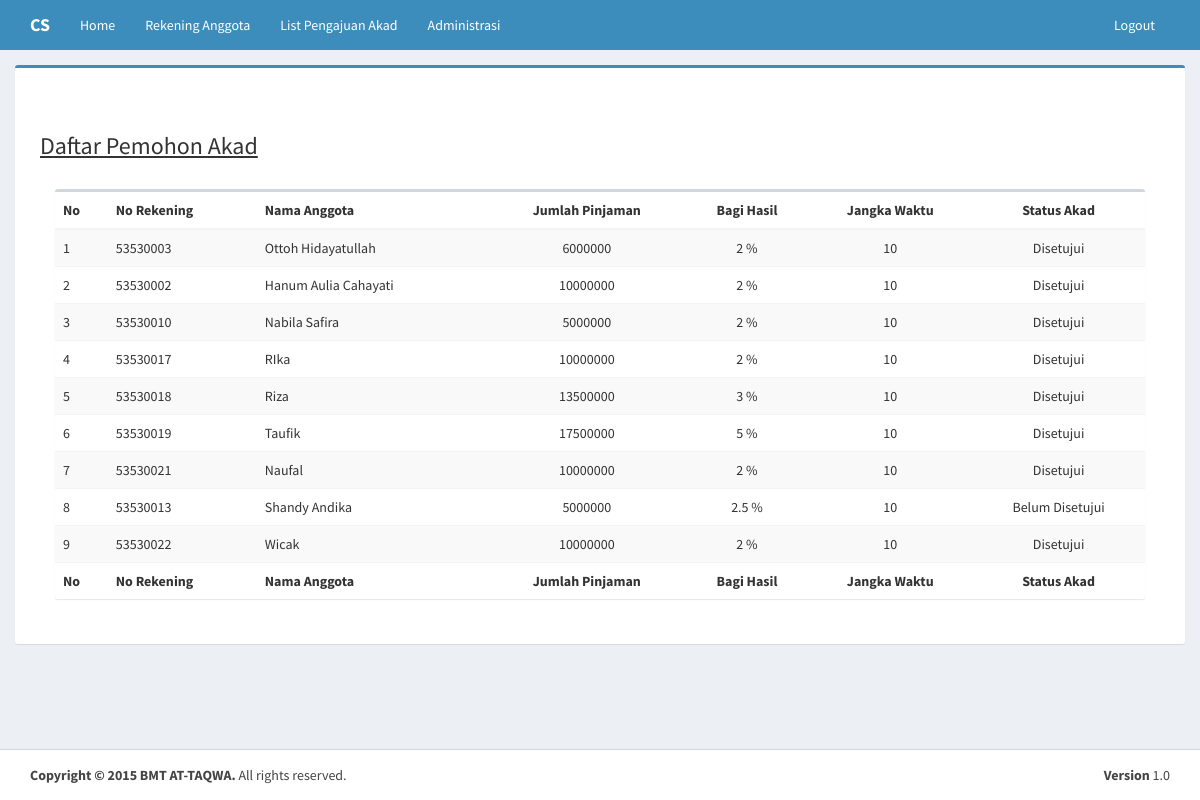
Screenshot of /index.php/c_cs/listPengajuanAkad with the database file from the repository.
### tables this page shows
CREATE TABLE IF NOT EXISTS `tb_akad` (
  `id_akad` varchar(8) NOT NULL,
  `no_rekening` varchar(50) NOT NULL,
  `nama_anggota` varchar(50) NOT NULL,
  `date` timestamp NOT NULL DEFAULT CURRENT_TIMESTAMP,
  `status_akad` enum('Belum Disetujui','Disetujui','Tidak Disetujui') NOT NULL DEFAULT 'Belum Disetujui',
  `jangka_waktu` int(11) NOT NULL,
  `basil_persen` float NOT NULL DEFAULT '2',
  `jumlah_pinjaman` int(11) NOT NULL,
  `penggunaan_pinjaman` varchar(100) NOT NULL,
  PRIMARY KEY (`id_akad`)
);

### application/controllers/c_cs.php (called while the page is built, shortened)
<?php
class C_cs extends CI_Controller {
	public function __construct(){
		$this->load->helper('text');
        $this->load->library('pagination');
        $this->load->library('session');
	}
	public function listPengajuanAkad(){
		$this->load->library("session");
			$data['username'] = $this->session->userdata('username');
	        $this->load->model('m_cs');
	        $data['getAkad']=$this->m_cs->getAkad();
			$this->load->view('template/head-css');
			$this->load->view('template/header_cs');
			$this->load->view('cs/list_akad', $data);
			$this->load->view('template/footer-js');
	}
}

### index.php (called while the page is built, shortened)
<?php
require_once BASEPATH.'core/CodeIgniter.php';

### application/models/m_cs.php (called while the page is built, shortened)
<?php
class M_cs extends CI_Model {
    public function getAkad(){
    	$this->db->select('*');
		$this->db->from('tb_akad');
		$data = $this->db->get();
		return $getAkad = $data->result();
    }
}

### application/views/cs/list_akad.php (the view, shortened to what this page needs)
<div class="box-header">
</div>
<form role="form">
  <div class="container">
    <div class="box-body">
      <section class="content">
        <div class="row">
                <h3 class="box-title"><u>Daftar Pemohon Akad</u></h3>
                <br/>
          <div class="col-xs-12">
            <div class="box">
              <center>
                <table border="0" id="example1" class="table table-striped">
                  <thead>
                    <tr>
                      <th>No</th>
                      <th>No Rekening</th>
                      <th>Nama Anggota</th>
                      <th><center>Jumlah Pinjaman</center></th>
                      <th><center>Bagi Hasil</center></th>
                      <th><center>Jangka Waktu</center></th>
                      <th><center>Status Akad</center></th>
                  </thead>
                  <tbody>
                    <?php
                    $no = 1;
                    if(empty($getAkad))
                    {
                      echo "Data Masih Kosong!";
                    }
                    else{
                      foreach ($getAkad as $row) {
                      ?>
                      <tr>
                          <td><?php echo $no; ?></td>
                          <td><?php echo $row->no_rekening ?></td>
                          <td><?php echo $row->nama_anggota ?></td>
                          <td><center><?php echo $row->jumlah_pinjaman ?></center></td>
                          <td><center><?php echo $row->basil_persen ?>&nbsp;%</center></td>
                          <td><center><?php echo $row->jangka_waktu ?></center></td>
                          <td><center><?php echo $row->status_akad ?></center></td>
                        </tr>
                        <?php
                        $no++;
                      }
                    }
                    ?>
                  </tbody>
                  <tfoot>
                    <tr>
                      <th>No</th>
                      <th>No Rekening</th>
                      <th>Nama Anggota</th>
                      <th><center>Jumlah Pinjaman</center></th>
                      <th><center>Bagi Hasil</center></th>
                      <th><center>Jangka Waktu</center></th>
                      <th><center>Status Akad</center></th>
                    </tr>
                  </tfoot>
                </table>
              </div>
            </div>
          </div>
        </div>
    </div>
  </div>

### application/views/template/head-css.php (shortened to what this page needs)
<!DOCTYPE html>
<html>
  <head>
    <link href="<?php echo base_url()?>assets/bootstrap/css/bootstrap.min.css" rel="stylesheet" type="text/css"/>
    <link href="<?php echo base_url()?>assets/dist/css/AdminLTE.min.css" rel="stylesheet" type="text/css"/>
    <link href="<?php echo base_url()?>assets/dist/css/skins/_all-skins.min.css" rel="stylesheet" type="text/css"/>
    <link href="<?php echo base_url()?>assets/plugins/daterangepicker/daterangepicker-bs3.css" rel="stylesheet" type="text/css"/>
    <link href="assets/plugins/timepicker/bootstrap-timepicker.min.css" rel="stylesheet"/>
    <link href="<?php echo base_url()?>assets/plugins/iCheck/all.css" rel="stylesheet" type="text/css"/>
  </head>

### application/views/template/header_cs.php (shortened to what this page needs)
<body class="skin-blue layout-top-nav">
  <div class="wrapper">
    <header class="main-header">
      <nav class="navbar navbar-static-top">
        <div class="container">
          <div class="navbar-header">
            <a href="#" class="navbar-brand"><b>CS</b></a>
          </div>
          <div class="collapse navbar-collapse pull-left" id="navbar-collapse">
            <ul class="nav navbar-nav">
                <li><a href="<?php echo base_url()?>c_cs/index">Home</a></li>
                <li><a href="<?php echo base_url()?>c_cs/tampilRekening">Rekening Anggota</a></li>
                <li><a href="<?php echo base_url()?>c_cs/listPengajuanAkad">List Pengajuan Akad</a></li>
                <li><a href="<?php echo base_url()?>c_cs/tampilAdministrasi">Administrasi</a></li>
            </ul>
          </div>
          <div class="navbar-custom-menu">
            <ul class="nav navbar-nav">
              <li class="dropdown user user-menu">
                <a href="#" class="dropdown-toggle" data-toggle="dropdown">
                </a>
              </li>
              <li><a href="<?php echo base_url()?>c_admin/logout">Logout</a></li>
            </ul>
          </div>
        </div>
      </nav>
    </header>
    <div class="content-wrapper">
      <div class="content">
        <div class="container">
          <div class="row">
            <div class="box box-primary">

### application/views/template/footer-js.php (shortened to what this page needs)
              </div>
            </div>
          </div>
        </div>
      </div>
  </body>
  <footer class="main-footer">
        <div class="container">
          <div class="pull-right hidden-xs">
            <b>Version</b> 1.0
          </div>
          <strong>Copyright &copy; 2015 BMT AT-TAQWA.</strong> All rights reserved.
        </div>
      </footer>
</html>

### rows the page displays
tb_akad: no_rekening "53530003", nama_anggota "Ottoh Hidayatullah", jumlah_pinjaman "6000000", basil_persen "2", jangka_waktu "10", status_akad "Disetujui"
tb_akad: no_rekening "53530002", nama_anggota "Hanum Aulia Cahayati", jumlah_pinjaman "10000000", basil_persen "2", jangka_waktu "10", status_akad "Disetujui"
tb_akad: no_rekening "53530010", nama_anggota "Nabila Safira", jumlah_pinjaman "5000000", basil_persen "2", jangka_waktu "10", status_akad "Disetujui"
tb_akad: no_rekening "53530017", nama_anggota "RIka", jumlah_pinjaman "10000000", basil_persen "2", jangka_waktu "10", status_akad "Disetujui"
tb_akad: no_rekening "53530018", nama_anggota "Riza", jumlah_pinjaman "13500000", basil_persen "3", jangka_waktu "10", status_akad "Disetujui"
tb_akad: no_rekening "53530019", nama_anggota "Taufik", jumlah_pinjaman "17500000", basil_persen "5", jangka_waktu "10", status_akad "Disetujui"
tb_akad: no_rekening "53530021", nama_anggota "Naufal", jumlah_pinjaman "10000000", basil_persen "2", jangka_waktu "10", status_akad "Disetujui"
tb_akad: no_rekening "53530013", nama_anggota "Shandy Andika", jumlah_pinjaman "5000000", basil_persen "2.5", jangka_waktu "10", status_akad "Belum Disetujui"
tb_akad: no_rekening "53530022", nama_anggota "Wicak", jumlah_pinjaman "10000000", basil_persen "2", jangka_waktu "10", status_akad "Disetujui"
